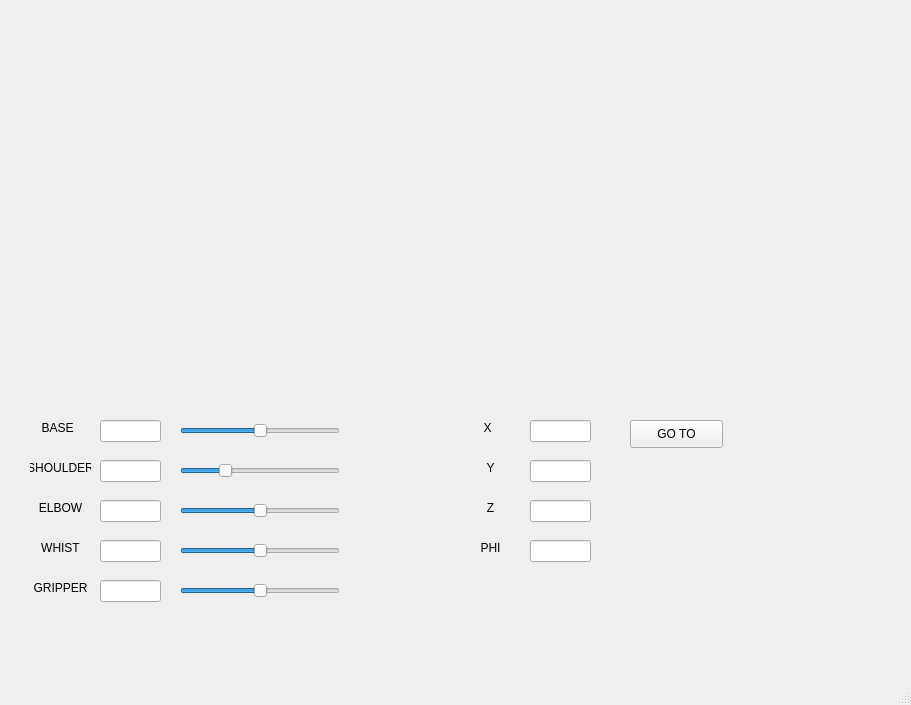
<?xml version="1.0" encoding="UTF-8"?>
<ui version="4.0">
 <class>MainWindow</class>
 <widget class="QMainWindow" name="MainWindow">
  <property name="geometry">
   <rect>
    <x>0</x>
    <y>0</y>
    <width>911</width>
    <height>705</height>
   </rect>
  </property>
  <property name="windowTitle">
   <string>MainWindow</string>
  </property>
  <widget class="QWidget" name="centralwidget">
   <widget class="QSlider" name="horizontalSlider">
    <property name="geometry">
     <rect>
      <x>180</x>
      <y>460</y>
      <width>160</width>
      <height>22</height>
     </rect>
    </property>
    <property name="minimum">
     <number>45</number>
    </property>
    <property name="maximum">
     <number>215</number>
    </property>
    <property name="value">
     <number>90</number>
    </property>
    <property name="sliderPosition">
     <number>90</number>
    </property>
    <property name="orientation">
     <enum>Qt::Horizontal</enum>
    </property>
   </widget>
   <widget class="QSlider" name="horizontalSlider_2">
    <property name="geometry">
     <rect>
      <x>180</x>
      <y>420</y>
      <width>160</width>
      <height>22</height>
     </rect>
    </property>
    <property name="minimum">
     <number>-135</number>
    </property>
    <property name="maximum">
     <number>135</number>
    </property>
    <property name="value">
     <number>0</number>
    </property>
    <property name="sliderPosition">
     <number>0</number>
    </property>
    <property name="orientation">
     <enum>Qt::Horizontal</enum>
    </property>
    <property name="invertedAppearance">
     <bool>false</bool>
    </property>
   </widget>
   <widget class="QSlider" name="horizontalSlider_3">
    <property name="geometry">
     <rect>
      <x>180</x>
      <y>500</y>
      <width>160</width>
      <height>22</height>
     </rect>
    </property>
    <property name="minimum">
     <number>-135</number>
    </property>
    <property name="maximum">
     <number>135</number>
    </property>
    <property name="value">
     <number>0</number>
    </property>
    <property name="sliderPosition">
     <number>0</number>
    </property>
    <property name="orientation">
     <enum>Qt::Horizontal</enum>
    </property>
   </widget>
   <widget class="QSlider" name="horizontalSlider_4">
    <property name="geometry">
     <rect>
      <x>180</x>
      <y>580</y>
      <width>160</width>
      <height>22</height>
     </rect>
    </property>
    <property name="minimum">
     <number>-135</number>
    </property>
    <property name="maximum">
     <number>135</number>
    </property>
    <property name="value">
     <number>0</number>
    </property>
    <property name="sliderPosition">
     <number>0</number>
    </property>
    <property name="orientation">
     <enum>Qt::Horizontal</enum>
    </property>
   </widget>
   <widget class="QSlider" name="horizontalSlider_5">
    <property name="geometry">
     <rect>
      <x>180</x>
      <y>540</y>
      <width>160</width>
      <height>22</height>
     </rect>
    </property>
    <property name="minimum">
     <number>-135</number>
    </property>
    <property name="maximum">
     <number>135</number>
    </property>
    <property name="value">
     <number>0</number>
    </property>
    <property name="sliderPosition">
     <number>0</number>
    </property>
    <property name="orientation">
     <enum>Qt::Horizontal</enum>
    </property>
   </widget>
   <widget class="QLabel" name="label">
    <property name="geometry">
     <rect>
      <x>30</x>
      <y>420</y>
      <width>55</width>
      <height>16</height>
     </rect>
    </property>
    <property name="text">
     <string>BASE</string>
    </property>
    <property name="alignment">
     <set>Qt::AlignCenter</set>
    </property>
   </widget>
   <widget class="QLabel" name="label_2">
    <property name="geometry">
     <rect>
      <x>30</x>
      <y>460</y>
      <width>61</width>
      <height>16</height>
     </rect>
    </property>
    <property name="text">
     <string>SHOULDER</string>
    </property>
    <property name="alignment">
     <set>Qt::AlignCenter</set>
    </property>
   </widget>
   <widget class="QLabel" name="label_3">
    <property name="geometry">
     <rect>
      <x>30</x>
      <y>500</y>
      <width>61</width>
      <height>16</height>
     </rect>
    </property>
    <property name="text">
     <string>ELBOW</string>
    </property>
    <property name="alignment">
     <set>Qt::AlignCenter</set>
    </property>
   </widget>
   <widget class="QLabel" name="label_4">
    <property name="geometry">
     <rect>
      <x>30</x>
      <y>540</y>
      <width>61</width>
      <height>16</height>
     </rect>
    </property>
    <property name="text">
     <string>WHIST</string>
    </property>
    <property name="alignment">
     <set>Qt::AlignCenter</set>
    </property>
   </widget>
   <widget class="QLabel" name="label_5">
    <property name="geometry">
     <rect>
      <x>30</x>
      <y>580</y>
      <width>61</width>
      <height>16</height>
     </rect>
    </property>
    <property name="text">
     <string>GRIPPER</string>
    </property>
    <property name="alignment">
     <set>Qt::AlignCenter</set>
    </property>
   </widget>
   <widget class="QLineEdit" name="lineEdit">
    <property name="geometry">
     <rect>
      <x>100</x>
      <y>420</y>
      <width>61</width>
      <height>22</height>
     </rect>
    </property>
   </widget>
   <widget class="QLineEdit" name="lineEdit_2">
    <property name="geometry">
     <rect>
      <x>100</x>
      <y>460</y>
      <width>61</width>
      <height>22</height>
     </rect>
    </property>
   </widget>
   <widget class="QLineEdit" name="lineEdit_3">
    <property name="geometry">
     <rect>
      <x>100</x>
      <y>500</y>
      <width>61</width>
      <height>22</height>
     </rect>
    </property>
   </widget>
   <widget class="QLineEdit" name="lineEdit_4">
    <property name="geometry">
     <rect>
      <x>100</x>
      <y>540</y>
      <width>61</width>
      <height>22</height>
     </rect>
    </property>
   </widget>
   <widget class="QLineEdit" name="lineEdit_5">
    <property name="geometry">
     <rect>
      <x>100</x>
      <y>580</y>
      <width>61</width>
      <height>22</height>
     </rect>
    </property>
   </widget>
   <widget class="QLabel" name="label_6">
    <property name="geometry">
     <rect>
      <x>460</x>
      <y>420</y>
      <width>55</width>
      <height>16</height>
     </rect>
    </property>
    <property name="text">
     <string>X</string>
    </property>
    <property name="alignment">
     <set>Qt::AlignCenter</set>
    </property>
   </widget>
   <widget class="QLineEdit" name="lineEdit_6">
    <property name="geometry">
     <rect>
      <x>530</x>
      <y>420</y>
      <width>61</width>
      <height>22</height>
     </rect>
    </property>
   </widget>
   <widget class="QLineEdit" name="lineEdit_7">
    <property name="geometry">
     <rect>
      <x>530</x>
      <y>500</y>
      <width>61</width>
      <height>22</height>
     </rect>
    </property>
   </widget>
   <widget class="QLabel" name="label_7">
    <property name="geometry">
     <rect>
      <x>460</x>
      <y>460</y>
      <width>61</width>
      <height>16</height>
     </rect>
    </property>
    <property name="text">
     <string>Y</string>
    </property>
    <property name="alignment">
     <set>Qt::AlignCenter</set>
    </property>
   </widget>
   <widget class="QLineEdit" name="lineEdit_8">
    <property name="geometry">
     <rect>
      <x>530</x>
      <y>460</y>
      <width>61</width>
      <height>22</height>
     </rect>
    </property>
   </widget>
   <widget class="QLabel" name="label_8">
    <property name="geometry">
     <rect>
      <x>460</x>
      <y>500</y>
      <width>61</width>
      <height>16</height>
     </rect>
    </property>
    <property name="text">
     <string>Z</string>
    </property>
    <property name="alignment">
     <set>Qt::AlignCenter</set>
    </property>
   </widget>
   <widget class="QLineEdit" name="lineEdit_9">
    <property name="geometry">
     <rect>
      <x>530</x>
      <y>540</y>
      <width>61</width>
      <height>22</height>
     </rect>
    </property>
   </widget>
   <widget class="QLabel" name="label_9">
    <property name="geometry">
     <rect>
      <x>460</x>
      <y>540</y>
      <width>61</width>
      <height>16</height>
     </rect>
    </property>
    <property name="text">
     <string>PHI</string>
    </property>
    <property name="alignment">
     <set>Qt::AlignCenter</set>
    </property>
   </widget>
   <widget class="QPushButton" name="pushButton">
    <property name="geometry">
     <rect>
      <x>630</x>
      <y>420</y>
      <width>93</width>
      <height>28</height>
     </rect>
    </property>
    <property name="text">
     <string>GO TO</string>
    </property>
   </widget>
  </widget>
  <widget class="QMenuBar" name="menubar">
   <property name="geometry">
    <rect>
     <x>0</x>
     <y>0</y>
     <width>911</width>
     <height>26</height>
    </rect>
   </property>
  </widget>
  <widget class="QStatusBar" name="statusbar"/>
 </widget>
 <resources/>
 <connections/>
</ui>
